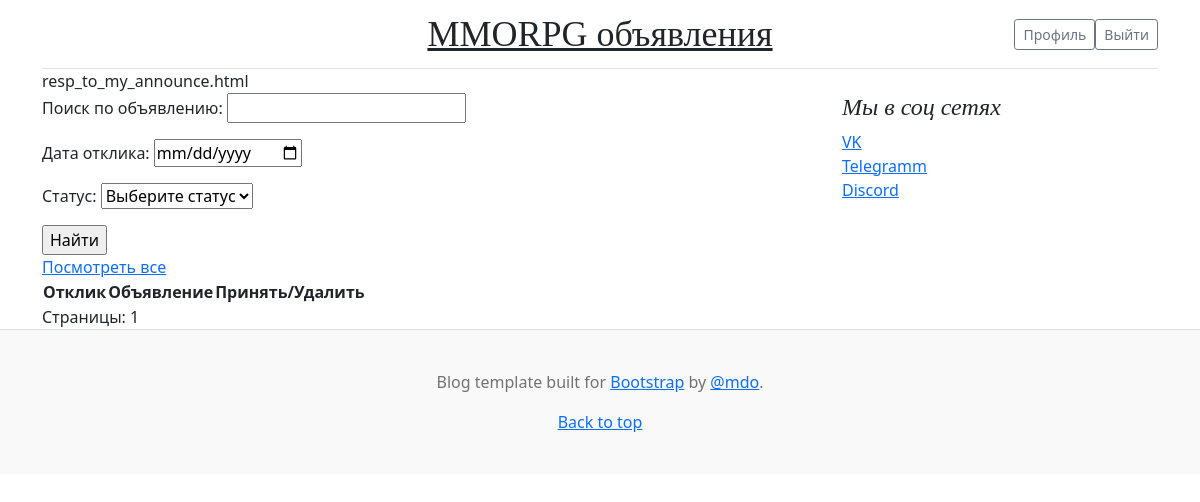
Before: /board/my_announcement/responses/ (signed in) with the older database file.
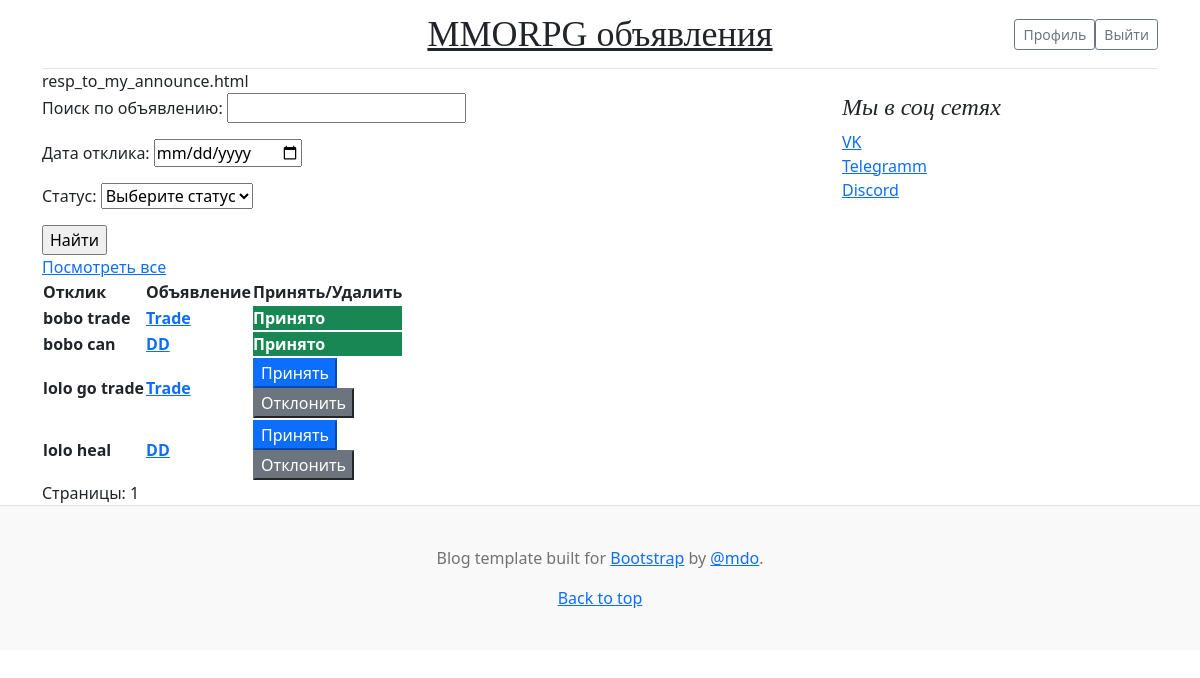
After: the same page with the newer database file.
### Announcement/models.py (models this page shows, shortened)
class ResponseToAnnounce(models.Model):
    response_announcement = models.ForeignKey('Announcement', related_name='response', on_delete=models.CASCADE)
    user = models.ForeignKey(User, related_name='user', on_delete=models.CASCADE)
    text = models.TextField(max_length=256)
    accepted = models.IntegerField(default=0)
    date_time_resp = models.DateField(auto_now_add=True, null=True)
    def __str__(self):
        return f'{self.text[0:19]}'

class Announcement(models.Model):
    CATEGORY = (
        ('Tank', 'Танки'),
        ('Healer', 'Хилы'),
        ('DD', 'ДД'),
        ('Vendor', 'Торговцы'),
        ('GuildMaster', 'Гильдмастеры'),
        ('QuestGiver', 'Квестгиверы'),
        ('Smith', 'Кузнецы'),
        ('Skinner', 'Кожевники'),
        ('Alchemist', 'Зельевары'),
        ('SpellMaster', 'Мастера заклинаний'),
    )
    author = models.ForeignKey(User, related_name='author', on_delete=models.CASCADE)
    category = models.CharField(max_length=16, choices=CATEGORY)
    title = models.CharField(max_length=64)
    text = RichTextUploadingField(null=True, config_name='default')
    published_date = models.DateTimeField(auto_now_add=True, name='date')
    sent_mail = models.BooleanField(default=False)
    opportunity_to_response = models.BooleanField(default=True)
    def __str__(self):
        return f'{self.title}'

### Announcement/views.py (the view, shortened to what this page needs)
# urls.py: path('board/my_announcement/responses/', ResponsesToMyAnnounce.as_view(), name='responses'),
class ResponsesToMyAnnounce(LoginRequiredMixin, ListView):
    model = ResponseToAnnounce
    ordering = '-id'
    template_name = 'resp_to_my_announce.html'
    context_object_name = 'responses'
    paginate_by = 10
    def get(self, request, *args, **kwargs):
        try:
            return super().get(self, request, *args, **kwargs)
        except Http404:
            url = request.META.get('HTTP_REFERER')
            last_page = url.split('page=')[1]
            url = url.replace(f'page={last_page}', f'page={int(last_page) - 1}')
            return redirect(url)
    def get_queryset(self):
        queryset = ResponseToAnnounce.objects.filter(response_announcement__author=self.request.user)
        self.filterset = ResponseFilter(self.request.GET, queryset)  # фильтр откликов в шаблоне для пользователя
        return self.filterset.qs.order_by(self.ordering)
    def get_context_data(self, **kwargs):
        context = super().get_context_data(**kwargs)
        context['filterset'] = self.filterset
        return context

### Announcement/templates/resp_to_my_announce.html (shortened to what this page needs)
{% extends 'flatpages/default.html' %}
{% load custom_tags %}
{% block content %}
resp_to_my_announce.html
<form action="" method="get">
    {{ filterset.form.as_p }}
    <input type="submit" value="Найти" />
</form>
<a href="{% url 'responses' %}">Посмотреть все</a>
<table>
    <tr>
        <th>Отклик</th>
        <th>Объявление</th>
        <th>Принять/Удалить</th>
    </tr>
{% for response in responses %}
    <tr>
        <th>{{ response }} </th>
        <th>
            <a href ="{% url 'announce' pk=response.response_announcement.id %}">{{ response.response_announcement }}</a>
        </th>
        <th>
            {% if response.accepted == 1 %}
                <div class="btn-success">Принято</div>
            {% elif  response.accepted == 2%}
                <div class="btn-dark">Отклонено</div>
                <form action="{% url 'responses' %}" method="GET">
                    <input class="btn-primary" type="submit" name="button" value="Принять">
                    <input type="hidden" name="resp_id" value="{{ response.id }}">
                </form>
            {% else %}
            <form action="{% url 'responses' %}" method="GET">
                <input class="btn-primary" type="submit" name="button" value="Принять">
            </form>
            <form action="{% url 'responses' %}" method="GET">
                <input class="btn-secondary" type="submit" name="button" value="Отклонить">
            </form>
            {% endif %}
        </th>
    </tr>
{% endfor %}
</table>
Страницы:
{{ page_obj.number }}
{% endblock content %}

Changed rows visible on the page:
added ResponseToAnnounce: text "bobo trade", response_announcement "Trade", accepted "Принято"
added ResponseToAnnounce: text "bobo can", response_announcement "DD", accepted "Принято"
added ResponseToAnnounce: text "lolo go trade", response_announcement "Trade"
added ResponseToAnnounce: text "lolo heal", response_announcement "DD"
